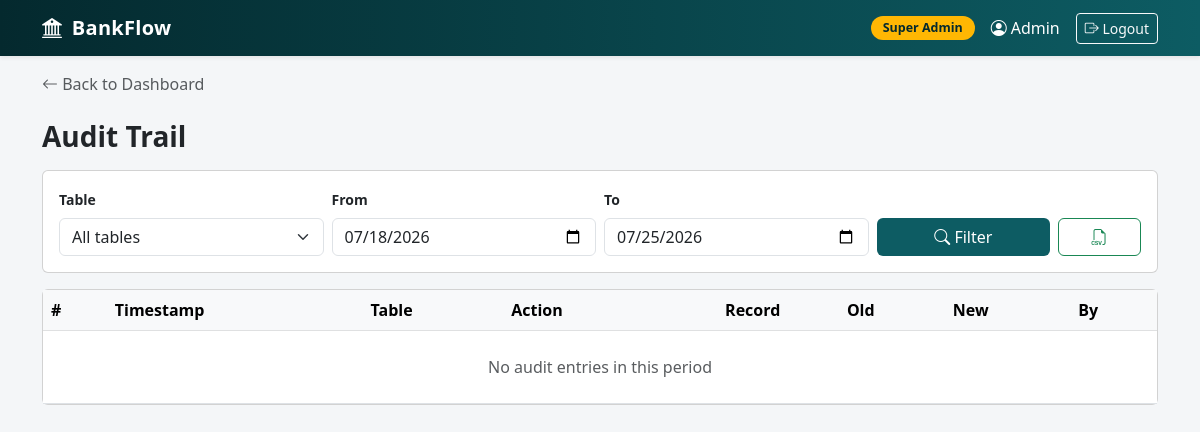
Page /reports/audit (signed in) on the earlier database version.
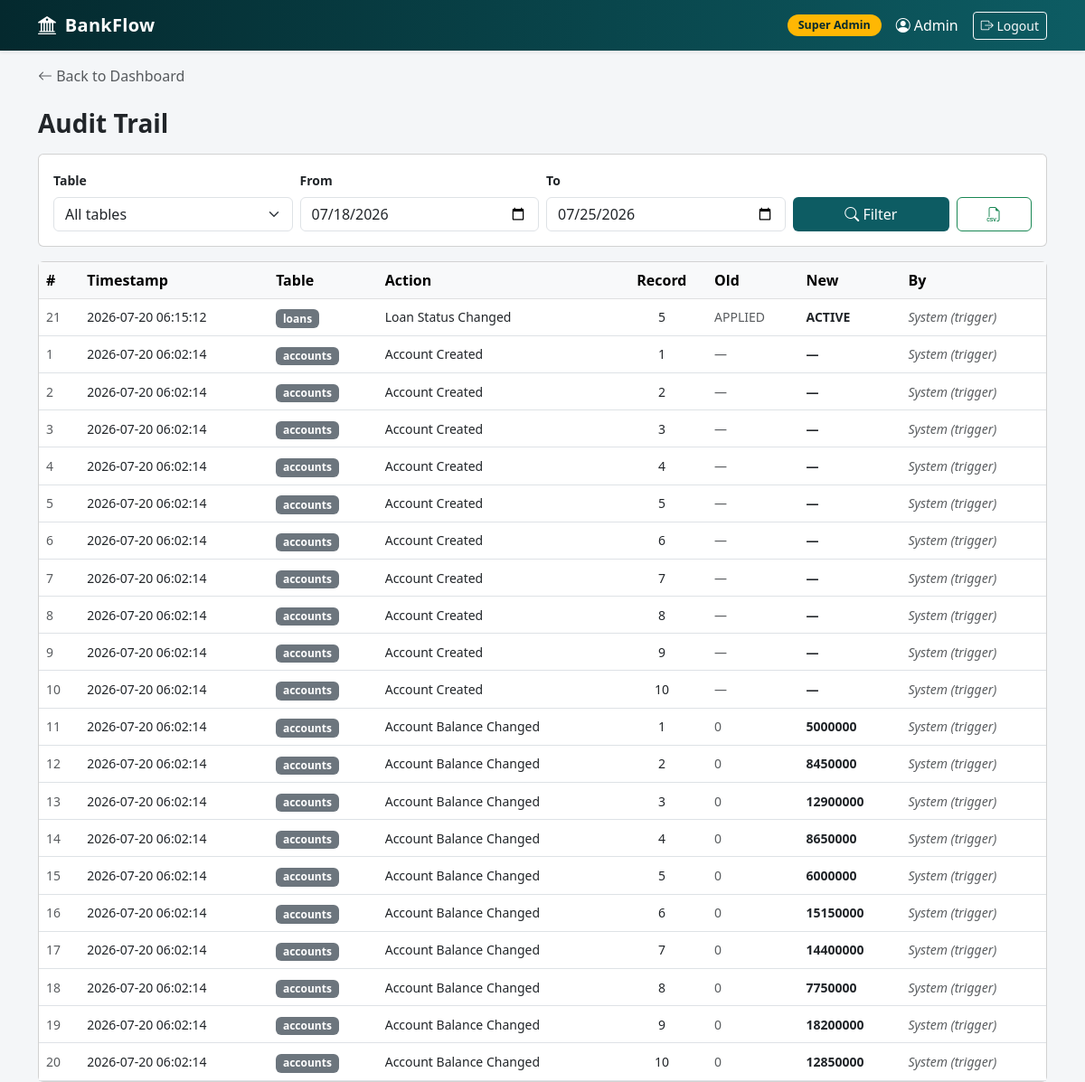
Same page on the later database version.
### tables this page shows
CREATE TABLE audit_log(
    log_id INTEGER PRIMARY KEY,
    table_name TEXT NOT NULL,
    log_action TEXT NOT NULL,
    record_id INTEGER NOT NULL,
    old_value TEXT ,
    new_value TEXT ,
    changed_by INTEGER,
    changed_at TEXT NOT NULL DEFAULT (datetime('now')),
    FOREIGN KEY (changed_by) REFERENCES users(user_id)
);

### routes/reports.py (the view)
@bp.route("/audit")
@login_required
@role_required("SUPER_ADMIN")
def audit():
    rows, table_name, from_date, to_date = _audit_data()
    return render_template("reports/audit.html", rows=rows, table_name=table_name,
                           from_date=from_date, to_date=to_date)

### auth.py (called while the page is built)
@login_manager.user_loader
def load_user(user_id):
    row=query("SELECT * FROM users WHERE user_id=?",(user_id,),one=True)
    return User(row) if row else None

def role_required(*roles):
    def decorater(f):
        @wraps(f)
        def wrapper (*args,**kwargs):
            if current_user.role not in roles:
                abort(403)
            return f(*args,**kwargs)
        return wrapper
    return decorater

### db.py (called while the page is built)
def get_db():
    if 'db' not in g:
        g.db=sqlite3.connect(config.DB_PATH)
        g.db.row_factory=sqlite3.Row
        g.db.execute("PRAGMA foreign_keys=ON")
    return g.db

def query(sql,params=(),one=False):
    rows=get_db().execute(sql,params).fetchall()
    if one:
        return rows[0]  if rows else None
    return rows

### routes/reports.py (called while the page is built)
def _today():
    return datetime.now().strftime("%Y-%m-%d")

def _days_ago(n):
    return (datetime.now() - timedelta(days=n)).strftime("%Y-%m-%d")

### templates/reports/audit.html (shortened to what this page needs)
{% extends "base.html" %}
{% block back_link %}
<a href="{{ url_for('dashboard') }}" class="text-decoration-none text-muted">
    <i class="bi bi-arrow-left"></i> Back to Dashboard
</a>
{% endblock %}
{% block content %}
<h3 class="fw-bold mb-3">Audit Trail</h3>
<div class="card mb-3">
    <div class="card-body">
        <form method="get" class="row g-2 align-items-end">
            <div class="col-md-3">
                <label class="form-label small fw-semibold">Table</label>
                <select name="table_name" class="form-select">
                    <option value="">All tables</option>
                </select>
            </div>
            <div class="col-md-3">
                <label class="form-label small fw-semibold">From</label>
                <input type="date" name="from_date" value="{{ from_date }}" class="form-control">
            </div>
            <div class="col-md-3">
                <label class="form-label small fw-semibold">To</label>
                <input type="date" name="to_date" value="{{ to_date }}" class="form-control">
            </div>
            <div class="col-md-2">
                <button class="btn text-white w-100" style="background: var(--brand);">
                    <i class="bi bi-search"></i> Filter
                </button>
            </div>
            <div class="col-md-1">
                <a href="{{ url_for('reports.audit_csv', table_name=table_name, from_date=from_date, to_date=to_date) }}"
                    class="btn btn-outline-success w-100" title="Export CSV">
                    <i class="bi bi-filetype-csv"></i>
                </a>
            </div>
        </form>
    </div>
</div>
<div class="card">
    <div class="table-responsive">
        <table class="table table-hover align-middle mb-0">
            <thead class="table-light">
                <tr>
                    <th>#</th>
                    <th>Timestamp</th>
                    <th>Table</th>
                    <th>Action</th>
                    <th class="text-center">Record</th>
                    <th>Old</th>
                    <th>New</th>
                    <th>By</th>
                </tr>
            </thead>
            <tbody>
                {% for r in rows %}
                <tr>
                    <td class="small text-muted">{{ r.log_id }}</td>
                    <td class="small">{{ r.changed_at[:19] }}</td>
                    <td><span class="badge bg-secondary">{{ r.table_name }}</span></td>
                    <td class="small">{{ r.log_action }}</td>
                    <td class="text-center small">{{ r.record_id }}</td>
                    <td class="small text-muted">{{ r.old_value or '—' }}</td>
                    <td class="small fw-semibold">{{ r.new_value or '—' }}</td>
                    <td class="small">
                        {% if r.username %}
                        {{ r.username }}
                        {% else %}
                        <em class="text-muted">System (trigger)</em>
                        {% endif %}
                    </td>
                </tr>
                {% else %}
                <tr>
                    <td colspan="8" class="text-center text-muted py-4">No audit entries in this period</td>
                </tr>
                {% endfor %}
            </tbody>
        </table>
    </div>
</div>
{% endblock %}

Differences in the rows shown:
now on this page (row edited): audit_log: log_id "21", changed_at "2026-07-20 06:15:12", table_name "loans", log_action "Loan Status Changed", record_id "5", old_value "APPLIED", new_value "ACTIVE"
now on this page (row edited): audit_log: log_id "1", changed_at "2026-07-20 06:02:14", table_name "accounts", log_action "Account Created", record_id "1", old_value "—", new_value "—"
now on this page (row edited): audit_log: log_id "2", changed_at "2026-07-20 06:02:14", table_name "accounts", log_action "Account Created", record_id "2", old_value "—", new_value "—"
now on this page (row edited): audit_log: log_id "3", changed_at "2026-07-20 06:02:14", table_name "accounts", log_action "Account Created", record_id "3", old_value "—", new_value "—"
now on this page (row edited): audit_log: log_id "4", changed_at "2026-07-20 06:02:14", table_name "accounts", log_action "Account Created", record_id "4", old_value "—", new_value "—"
now on this page (row edited): audit_log: log_id "5", changed_at "2026-07-20 06:02:14", table_name "accounts", log_action "Account Created", record_id "5", old_value "—", new_value "—"
now on this page (row edited): audit_log: log_id "6", changed_at "2026-07-20 06:02:14", table_name "accounts", log_action "Account Created", record_id "6", old_value "—", new_value "—"
now on this page (row edited): audit_log: log_id "7", changed_at "2026-07-20 06:02:14", table_name "accounts", log_action "Account Created", record_id "7", old_value "—", new_value "—"
now on this page (row edited): audit_log: log_id "8", changed_at "2026-07-20 06:02:14", table_name "accounts", log_action "Account Created", record_id "8", old_value "—", new_value "—"
now on this page (row edited): audit_log: log_id "9", changed_at "2026-07-20 06:02:14", table_name "accounts", log_action "Account Created", record_id "9", old_value "—", new_value "—"
now on this page (row edited): audit_log: log_id "10", changed_at "2026-07-20 06:02:14", table_name "accounts", log_action "Account Created", record_id "10", old_value "—", new_value "—"
now on this page (row edited): audit_log: log_id "11", changed_at "2026-07-20 06:02:14", table_name "accounts", log_action "Account Balance Changed", record_id "1", old_value "0", new_value "5000000"
now on this page (row edited): audit_log: log_id "12", changed_at "2026-07-20 06:02:14", table_name "accounts", log_action "Account Balance Changed", record_id "2", old_value "0", new_value "8450000"
now on this page (row edited): audit_log: log_id "13", changed_at "2026-07-20 06:02:14", table_name "accounts", log_action "Account Balance Changed", record_id "3", old_value "0", new_value "12900000"
now on this page (row edited): audit_log: log_id "14", changed_at "2026-07-20 06:02:14", table_name "accounts", log_action "Account Balance Changed", record_id "4", old_value "0", new_value "8650000"
now on this page (row edited): audit_log: log_id "15", changed_at "2026-07-20 06:02:14", table_name "accounts", log_action "Account Balance Changed", record_id "5", old_value "0", new_value "6000000"
now on this page (row edited): audit_log: log_id "16", changed_at "2026-07-20 06:02:14", table_name "accounts", log_action "Account Balance Changed", record_id "6", old_value "0", new_value "15150000"
now on this page (row edited): audit_log: log_id "17", changed_at "2026-07-20 06:02:14", table_name "accounts", log_action "Account Balance Changed", record_id "7", old_value "0", new_value "14400000"
now on this page (row edited): audit_log: log_id "18", changed_at "2026-07-20 06:02:14", table_name "accounts", log_action "Account Balance Changed", record_id "8", old_value "0", new_value "7750000"
now on this page (row edited): audit_log: log_id "19", changed_at "2026-07-20 06:02:14", table_name "accounts", log_action "Account Balance Changed", record_id "9", old_value "0", new_value "18200000"
now on this page (row edited): audit_log: log_id "20", changed_at "2026-07-20 06:02:14", table_name "accounts", log_action "Account Balance Changed", record_id "10", old_value "0", new_value "12850000"
Other differences:
text no longer shown: "No audit entries in this period"
